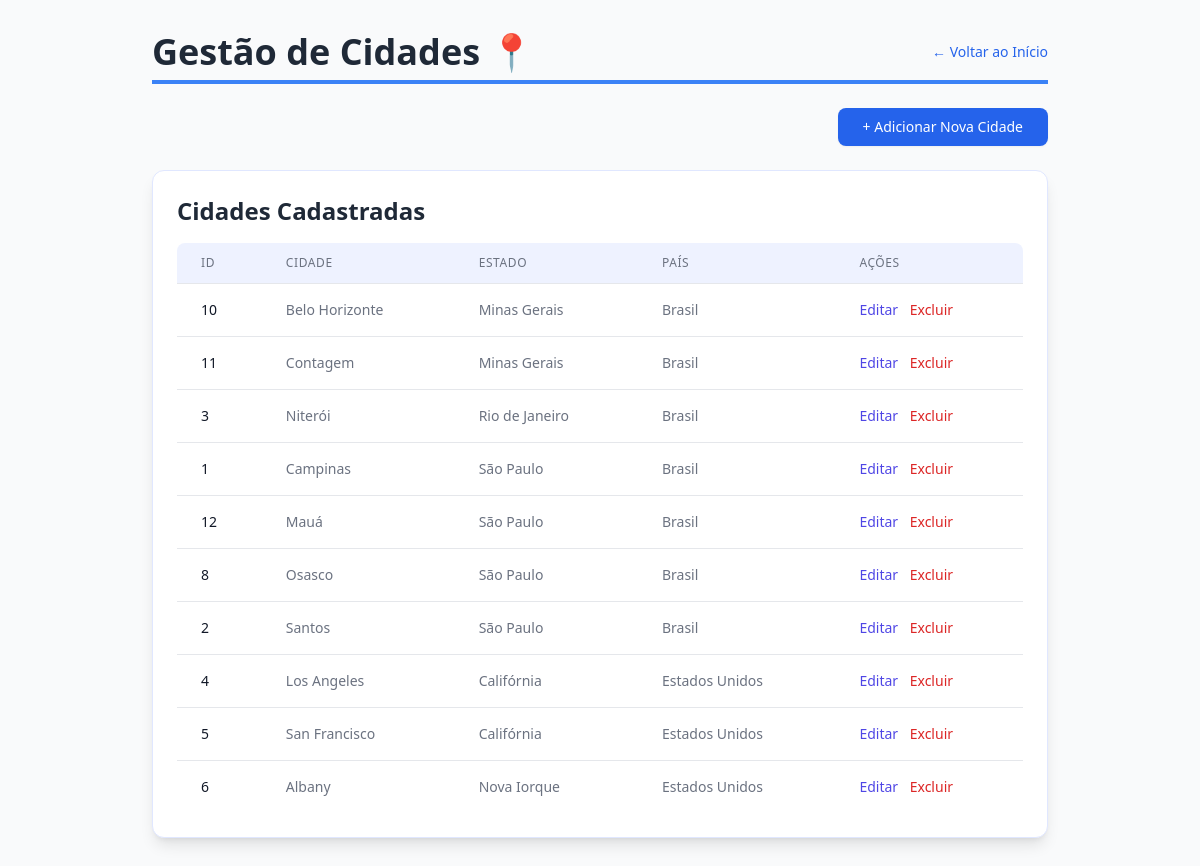
The app's page /cidades/cidades_index.php with its own data.
### tables this page shows
CREATE TABLE `cidades` (
  `Id` int(11) NOT NULL,
  `Cidade` varchar(100) NOT NULL,
  `EstadoId` int(11) NOT NULL
);

CREATE TABLE `estados` (
  `Id` int(11) NOT NULL,
  `Estado` varchar(100) NOT NULL,
  `PaisId` int(11) NOT NULL
);

CREATE TABLE `paises` (
  `Id` int(11) NOT NULL,
  `Pais` varchar(100) NOT NULL
);

### cidades/cidades_index.php (the view, shortened to what this page needs)
<?php
$conn = getConnection();
$sql_read = "
    SELECT
        C.Id,
        C.Cidade,
        E.Estado,
        P.Pais
    FROM CIDADES C
    JOIN ESTADOS E ON C.EstadoId = E.Id
    JOIN PAISES P ON E.PaisId = P.Id
    ORDER BY P.Pais, E.Estado, C.Cidade
";
$cidades_result = $conn->query($sql_read);
$cidades = $cidades_result->fetch_all(MYSQLI_ASSOC);
?>
<!DOCTYPE html>
<html lang="pt-BR">
<head>
    <script src="https://cdn.tailwindcss.com"></script>
</head>
<body class="bg-gray-50 min-h-screen p-4 md:p-8">
    <div class="max-w-4xl mx-auto">
        <div class="flex justify-between items-center mb-6 border-b-4 border-blue-500 pb-2">
            <h1 class="text-4xl font-extrabold text-gray-800">
                Gestão de Cidades 📍
            </h1>
            <a href="index.php" class="text-sm font-medium text-blue-600 hover:text-blue-800 transition duration-150">
                ← Voltar ao Início
            </a>
        </div>
        <div class="mb-6 flex justify-end">
            <a href="cidades_insert.php" class="inline-flex justify-center rounded-lg border border-transparent bg-blue-600 py-2 px-6 text-sm font-medium text-white shadow-sm hover:bg-blue-700 transition duration-150">
                + Adicionar Nova Cidade
            </a>
        </div>
        <div class="bg-white p-6 rounded-xl shadow-lg border border-indigo-100 overflow-x-auto">
            <h2 class="text-2xl font-semibold text-gray-800 mb-4">Cidades Cadastradas</h2>
            <table class="min-w-full divide-y divide-gray-200">
                <thead class="bg-indigo-50">
                    <tr>
                        <th class="px-6 py-3 text-left text-xs font-medium text-gray-500 uppercase tracking-wider rounded-tl-lg">ID</th>
                        <th class="px-6 py-3 text-left text-xs font-medium text-gray-500 uppercase tracking-wider">Cidade</th>
                        <th class="px-6 py-3 text-left text-xs font-medium text-gray-500 uppercase tracking-wider">Estado</th>
                        <th class="px-6 py-3 text-left text-xs font-medium text-gray-500 uppercase tracking-wider">País</th>
                        <th class="px-6 py-3 text-left text-xs font-medium text-gray-500 uppercase tracking-wider rounded-tr-lg">Ações</th>
                    </tr>
                </thead>
                <tbody class="bg-white divide-y divide-gray-200">
                    <?php foreach ($cidades as $cidade): ?>
                    <tr>
                        <td class="px-6 py-4 whitespace-nowrap text-sm font-medium text-gray-900">
                            <?php echo htmlspecialchars($cidade['Id']); ?>
                        </td>
                        <td class="px-6 py-4 whitespace-nowrap text-sm text-gray-500">
                            <?php echo htmlspecialchars($cidade['Cidade']); ?>
                        </td>
                        <td class="px-6 py-4 whitespace-nowrap text-sm text-gray-500">
                            <?php echo htmlspecialchars($cidade['Estado']); ?>
                        </td>
                        <td class="px-6 py-4 whitespace-nowrap text-sm text-gray-500">
                            <?php echo htmlspecialchars($cidade['Pais']); ?>
                        </td>
                        <td class="px-6 py-4 whitespace-nowrap text-sm font-medium space-x-2">
                            <a href="cidades_update.php?id=<?php echo htmlspecialchars($cidade['Id']); ?>" class="text-indigo-600 hover:text-indigo-900 transition duration-150">
                                Editar
                            </a>
                            <form method="POST" action="cidades_delete.php" class="inline-block" onsubmit="return confirm('Tem certeza que deseja excluir a cidade <?php echo htmlspecialchars($cidade['Cidade']); ?>?');">
                                <button type="submit" class="text-red-600 hover:text-red-900 transition duration-150">
                                    Excluir
                                </button>
                            </form>
                        </td>
                    </tr>
                    <?php endforeach; ?>
                </tbody>
            </table>
        </div>
    </div>
</body>
</html>

### cidades/cidades_index.php (style rules this page uses)
html { font-family: 'Inter', sans-serif; }

### records on screen
cidades: Id "10", Cidade "Belo Horizonte", EstadoId.Estado "Minas Gerais", paises.Pais "Brasil"
cidades: Id "11", Cidade "Contagem", EstadoId.Estado "Minas Gerais", paises.Pais "Brasil"
cidades: Id "3", Cidade "Niterói", EstadoId.Estado "Rio de Janeiro", paises.Pais "Brasil"
cidades: Id "1", Cidade "Campinas", EstadoId.Estado "São Paulo", paises.Pais "Brasil"
cidades: Id "12", Cidade "Mauá", EstadoId.Estado "São Paulo", paises.Pais "Brasil"
cidades: Id "8", Cidade "Osasco", EstadoId.Estado "São Paulo", paises.Pais "Brasil"
cidades: Id "2", Cidade "Santos", EstadoId.Estado "São Paulo", paises.Pais "Brasil"
cidades: Id "4", Cidade "Los Angeles", EstadoId.Estado "Califórnia", paises.Pais "Estados Unidos"
cidades: Id "5", Cidade "San Francisco", EstadoId.Estado "Califórnia", paises.Pais "Estados Unidos"
cidades: Id "6", Cidade "Albany", EstadoId.Estado "Nova Iorque", paises.Pais "Estados Unidos"
